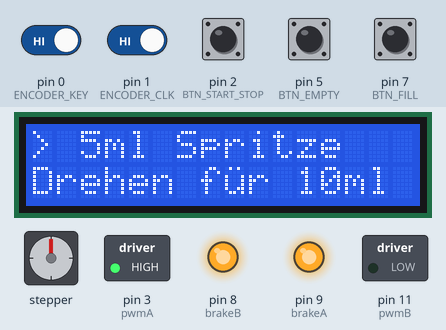
Recording of a sketch running on a simulated Arduino Leonardo, built with avr-gcc and run on an emulated ATmega32U4. On the bench: 16×2 character LCD, stepper motor, switched loads named in the sketch (green lamp = pin HIGH), output pins drawn as LEDs (lit = HIGH). Inputs (shaded band) come from the test bench; at power-on: pin 0 (ENCODER_KEY), pin 1 (ENCODER_CLK), pin 2 (BTN_START_STOP), pin 5 (BTN_EMPTY), pin 7 (BTN_FILL) HIGH. Stepper angles assume 200 steps per turn.

Above: at 2.5 s.
2.6 s: pin 0 (ENCODER_KEY) driven LOW
At 4.7 s:
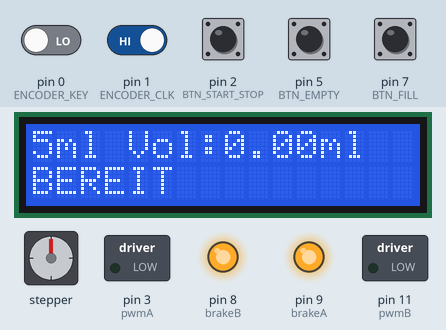
5.4 s: pin 7 (BTN_FILL) pulled LOW for 0.15 s
At 5.91 s:
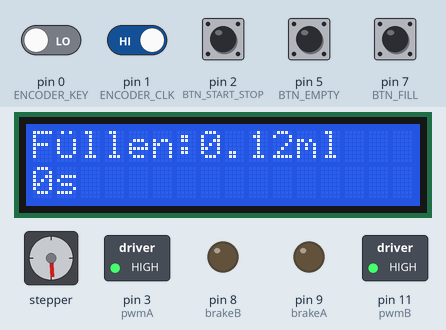
6.1 s: pin 2 (BTN_START_STOP) pulled LOW for 0.15 s
At 7.8 s:
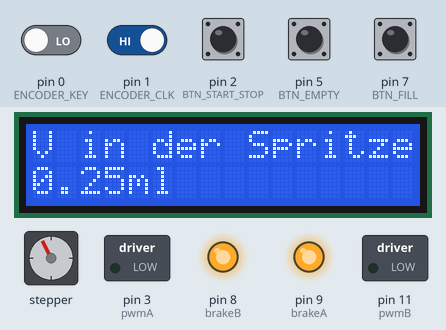
8.6 s: pin 5 (BTN_EMPTY) pulled LOW for 0.15 s
At 9.7 s:
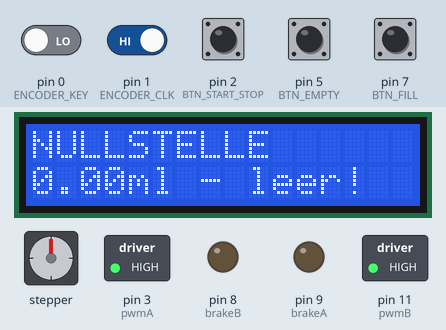
11.7 s: pin 7 (BTN_FILL) pulled LOW for 1 s
At 13.12 s:
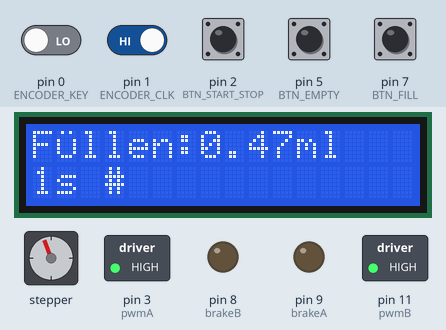
13.3 s: pin 2 (BTN_START_STOP) pulled LOW for 1 s
At 14.0 s:
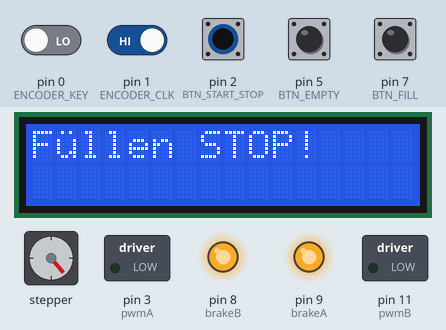
Timing chart, 0 to 16.3 s (numbered marks = the images above; inputs shaded):
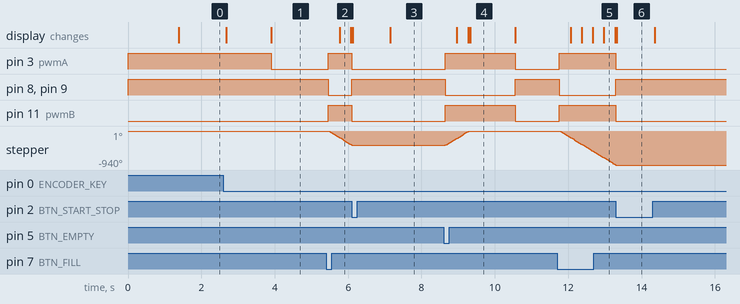

Measured:
- after the input at 2.6 s, pin 3 (pwmA): HIGH → LOW after 1.3 s instead of 0.76 s; the display: first changes after 0.08 s (image 1 shows a later state)
- after the input at 5.4 s, pin 3 (pwmA), pin 11 (pwmB): LOW → HIGH after 0.05 s; pin 8 (brakeB), pin 9 (brakeA): HIGH → LOW after 0.05 s; stepper: turns 380° counter-clockwise in 0.63 s, starting after 0.05 s; the display: changes after 0.37 s (image 2)
- after the input at 6.1 s, pin 3 (pwmA), pin 11 (pwmB): HIGH → LOW at once; pin 8 (brakeB), pin 9 (brakeA): LOW → HIGH at once; the display: first changes at once (image 3 shows a later state)
- after the input at 8.6 s, pin 3 (pwmA), pin 11 (pwmB): LOW → HIGH after 0.05 s, → LOW 1.9 s later; pin 8 (brakeB), pin 9 (brakeA): HIGH → LOW after 0.05 s, → HIGH 1.9 s later; stepper: turns 387° clockwise in 0.66 s, starting after 0.05 s; the display: first changes after 0.37 s (image 4 shows a later state)
- after the input at 11.7 s, pin 3 (pwmA), pin 11 (pwmB): LOW → HIGH after 0.05 s; pin 8 (brakeB), pin 9 (brakeA): HIGH → LOW after 0.05 s; stepper: keeps turning counter-clockwise at about 607°/s, starting after 0.05 s; the display: first changes after 0.37 s (image 5 shows a later state)
- after the input at 13.3 s, pin 3 (pwmA), pin 11 (pwmB): HIGH → LOW at once; pin 8 (brakeB), pin 9 (brakeA): LOW → HIGH at once; stepper: goes on until 13.3 s, then stays -940°; the display: changes at once (image 6)
- what the display in image 4 shows lasts 1.3 s, from 9.3 s to 10.6 s

The sketch:

Spritzenpumpe_10ml_5ml_RotaryEncoder.ino
```cpp
/*
 * Open Source Spritzenpumpe - V1.2.1 (Stop-Button Fix)
 * - Verbessertes Debouncing für Stop-Button
 * - Saubere Interrupt-Behandlung
 * - Robustere Zustandsübergänge
 *
 * Hardware:
 * Arduino Leonardo + Motor Shield Rev3 (L298P) + I2C LCD + 3 Buttons + Rotary Encoder
 * NEMA17 17HS08-1004S (3V/1A) – Achtung: L298P hat keine Stromregelung
 */

#include <Wire.h>
#include <LiquidCrystal_I2C.h>
#include <Stepper.h>

// ----------------- Hier sind alle Motor Shield Rev3 Pins (Anschlüsse) -----------------
#define pwmA   3
#define pwmB  11
#define brakeA 9
#define brakeB 8
#define dirA  12
#define dirB  13

// ----------------- Die drei Taster wo ich angeschlossen habe -----------------
#define BTN_START_STOP 2    // Stop/Start Button
#define BTN_FILL       7    // Füllen Button
#define BTN_EMPTY      5    // Entleeren Button

// ----------------- Rotary Encoder Pins für Menü Auswahl -----------------
#define ENCODER_KEY 0       // Drück-Button - Pin 0 (RX)
#define ENCODER_CLK 1       // S1 (CLK) - Pin 1 (TX)
#define ENCODER_DT  6       // S2 (DT) - Pin 6

// ----------------- Motor Einstellung -----------------
const int stepsPerRevolution = 200;
Stepper myStepper = Stepper(stepsPerRevolution, dirA, dirB);

// ----------------- LCD Display -----------------
LiquidCrystal_I2C lcd(0x27, 16, 2);

// ----------------- Deutsche Umlaute selbst gemacht weil LCD sie nicht kann -----------------
byte umlaut_ue[8] = {0x0A,0x00,0x11,0x11,0x11,0x13,0x0D,0x00}; // ü
byte umlaut_ae[8] = {0x0A,0x00,0x0E,0x01,0x0F,0x11,0x0F,0x00}; // ä
byte umlaut_oe[8] = {0x0A,0x00,0x0E,0x11,0x11,0x11,0x0E,0x00}; // ö
byte umlaut_UE[8] = {0x0A,0x00,0x11,0x11,0x11,0x11,0x0E,0x00}; // Ü
byte umlaut_AE[8] = {0x0A,0x00,0x0E,0x11,0x1F,0x11,0x11,0x00}; // Ä
byte umlaut_OE[8] = {0x0A,0x00,0x0E,0x11,0x11,0x11,0x0E,0x00}; // Ö

#define CHAR_UE_KLEIN 0
#define CHAR_AE_KLEIN 1
#define CHAR_OE_KLEIN 2
#define CHAR_UE_GROSS 3
#define CHAR_AE_GROSS 4
#define CHAR_OE_GROSS 5

// ----------------- Menü System für Spritzenauswahl -----------------
enum MenuState {
  MENU_SELECT,
  PUMP_OPERATION
};

MenuState currentMenuState = MENU_SELECT;
int menuSelection = 0;
bool menuNeedsUpdate = true;

// ----------------- verschiedene Zustände vom System -----------------
bool motorRunning = false;
bool motorStopped = false;

// ----------------- Button-Entprellung für stabile Funktion -----------------
// Mechanische Buttons "prellen" beim Drücken mehrmals schnell
// Ohne diese Wartezeit würde ein Druck als mehrere Drücke erkannt werden
// Das führt zu ungewollten mehrfach-Ausführungen
struct ButtonState {
  bool current;
  bool previous;
  bool pressed;
  unsigned long lastChangeTime;
  unsigned long debounceTime;
};

ButtonState stopStartBtn;
ButtonState fillBtn;
ButtonState emptyBtn;

int motorSpeed = 120; // Geschwindigkeit in rpm, nicht zu schnell sonst verliert Schritte

// ----------------- Encoder für Menü Navigation -----------------
bool lastEncoderKeyState = HIGH;
bool lastCLKState = HIGH;
unsigned long lastEncoderTime = 0;
const unsigned long encoderDebounce = 300;

// ----------------- Spritzeneinstellungen für beide Größen -----------------
struct SyringeConfig {
  int stepSize;
  float stepsPerML;
  int minSteps;
  float targetVolume;
  String displayName;
};

SyringeConfig syringeConfigs[2] = {
  {4250, 850.0, -4250, 5.0,  "5ml"},
  {5900, 590.0, -5900, 10.0, "10ml"}
};

SyringeConfig currentConfig;

int totalSteps = 0;

// ----------------- Zeit messen für Operationen -----------------
unsigned long operationStartTime = 0;
unsigned long operationDuration  = 0;
bool operationInProgress = false;

// ----------------- Motor wird heiß Fix -----------------
static unsigned long lastMoveMs = 0;
const unsigned long IDLE_RELEASE_MS = 2000; // nach 2 Sekunden Motor freigeben

// Optional: bisschen Strom lassen statt ganz freigeben
// 0..255 Wert; 0 = komplett freigeben, ca 60-80 = bisschen halten
#define HALTESTROM_DUTY 0   // auf >0 setzen wenn Motor bisschen halten soll

// ----------------- Hilfs Funktionen -----------------
void noteActivity() { lastMoveMs = millis(); }

// Verbesserte Button-Abfrage mit robustem Debouncing
bool updateButtonState(ButtonState &btn, int pin) {
  bool currentReading = digitalRead(pin);
  unsigned long currentTime = millis();

  // Zustand geändert? -> Timer neu starten
  if (currentReading != btn.current) {
    btn.lastChangeTime = currentTime;
    btn.current = currentReading;
    return false; // Noch im Debounce-Zeitraum
  }

  // Genug Zeit vergangen seit letzter Änderung?
  if (currentTime - btn.lastChangeTime >= btn.debounceTime) {
    // Stabiler neuer Zustand -> Flanke erkennen
    if (btn.previous == HIGH && btn.current == LOW) {
      btn.pressed = true;
    } else {
      btn.pressed = false;
    }
    btn.previous = btn.current;
    return btn.pressed;
  }

  return false;
}

// Motor freigeben damit er nicht überhitzt
// Wenn Motor steht soll kein Strom fließen, sonst wird er zu heiß
void motorRelease() {
  if (HALTESTROM_DUTY == 0) {
    // komplett freigeben
    digitalWrite(pwmA, LOW);
    digitalWrite(pwmB, LOW);
    digitalWrite(brakeA, HIGH); // Bremse an
    digitalWrite(brakeB, HIGH);
  } else {
    // bisschen Strom lassen falls nötig
    digitalWrite(brakeA, LOW);
    digitalWrite(brakeB, LOW);
    analogWrite(pwmA, HALTESTROM_DUTY);
    analogWrite(pwmB, HALTESTROM_DUTY);
  }
}

// Motor anschalten bevor er sich bewegen soll
void motorEnable() {
  digitalWrite(brakeA, LOW);
  digitalWrite(brakeB, LOW);
  // volle Power geben
  if (HALTESTROM_DUTY == 0) {
    digitalWrite(pwmA, HIGH);
    digitalWrite(pwmB, HIGH);
  } else {
    analogWrite(pwmA, 255);
    analogWrite(pwmB, 255);
  }
}

// Sicherer Motor-Stop für Notfälle
void emergencyMotorStop() {
  motorRunning = false;
  operationInProgress = false;
  motorStopped = true;
  motorRelease();

  if (operationStartTime > 0) {
    operationDuration = (millis() - operationStartTime) / 1000;
  }

  // kurze Pause für Hardware-Stabilisierung
  delay(10);
}

// ----------------- Setup läuft einmal beim Start -----------------
void setup() {
  pinMode(pwmA, OUTPUT);
  pinMode(pwmB, OUTPUT);
  pinMode(brakeA, OUTPUT);
  pinMode(brakeB, OUTPUT);

  // am Anfang Motor freigeben
  motorRelease();

  pinMode(BTN_START_STOP, INPUT_PULLUP);
  pinMode(BTN_FILL,       INPUT_PULLUP);
  pinMode(BTN_EMPTY,      INPUT_PULLUP);

  pinMode(ENCODER_KEY, INPUT_PULLUP);
  pinMode(ENCODER_CLK, INPUT_PULLUP);
  pinMode(ENCODER_DT,  INPUT_PULLUP);

  lastCLKState = digitalRead(ENCODER_CLK);

  myStepper.setSpeed(motorSpeed);

  Wire.begin();
  lcd.init();
  lcd.backlight();

  lcd.createChar(CHAR_UE_KLEIN, umlaut_ue);
  lcd.createChar(CHAR_AE_KLEIN, umlaut_ae);
  lcd.createChar(CHAR_OE_KLEIN, umlaut_oe);
  lcd.createChar(CHAR_UE_GROSS, umlaut_UE);
  lcd.createChar(CHAR_AE_GROSS, umlaut_AE);
  lcd.createChar(CHAR_OE_GROSS, umlaut_OE);

  lcd.setCursor(0, 0);
  lcd.print("OSPumpe V1.2.1");
  lcd.setCursor(0, 1);
  lcd.print("HFMTS");
  delay(1200);

  currentMenuState = MENU_SELECT;
  updateMenuDisplay();
  noteActivity();

  // Button-Zustände initialisieren
  stopStartBtn.current = digitalRead(BTN_START_STOP);
  stopStartBtn.previous = stopStartBtn.current;
  stopStartBtn.pressed = false;
  stopStartBtn.lastChangeTime = 0;
  stopStartBtn.debounceTime = 50;

  fillBtn.current = digitalRead(BTN_FILL);
  fillBtn.previous = fillBtn.current;
  fillBtn.pressed = false;
  fillBtn.lastChangeTime = 0;
  fillBtn.debounceTime = 50;

  emptyBtn.current = digitalRead(BTN_EMPTY);
  emptyBtn.previous = emptyBtn.current;
  emptyBtn.pressed = false;
  emptyBtn.lastChangeTime = 0;
  emptyBtn.debounceTime = 50;
}

// ----------------- Main Loop läuft immer und immer -----------------
void loop() {
  if (currentMenuState == MENU_SELECT) {
    handleMenuInput();
    if (menuNeedsUpdate) {
      updateMenuDisplay();
      menuNeedsUpdate = false;
    }
  } else {
    handlePumpOperation();
  }

  // wenn nichts passiert nach 2 Sekunden Motor freigeben
  if (!motorRunning && !operationInProgress) {
    if (millis() - lastMoveMs > IDLE_RELEASE_MS) {
      motorRelease();
    }
  }

  delay(5); // schnellere Reaktionszeit
}

// ----------------- Menü Navigation mit Encoder -----------------
void handleMenuInput() {
  bool currentCLKState = digitalRead(ENCODER_CLK);
  if (currentCLKState != lastCLKState && (millis() - lastEncoderTime) > 100) {
    if (digitalRead(ENCODER_DT) != currentCLKState) {
      menuSelection = 1;
    } else {
      menuSelection = 0;
    }
    menuNeedsUpdate = true;
    lastEncoderTime = millis();
  }
  lastCLKState = currentCLKState;

  bool currentEncoderKeyState = digitalRead(ENCODER_KEY);
  if (currentEncoderKeyState == LOW && lastEncoderKeyState == HIGH) {
    delay(50);
    updateSyringeConfig();
    currentMenuState = PUMP_OPERATION;

    lcd.clear();
    lcd.setCursor(0, 0);
    lcd.print("Ausgew");
    lcd.write(CHAR_AE_KLEIN);
    lcd.print("hlt:");
    lcd.setCursor(0, 1);
    lcd.print(currentConfig.displayName + " Spritze");
    delay(1200);

    updatePumpDisplay();
  }
  lastEncoderKeyState = currentEncoderKeyState;
}

void updateMenuDisplay() {
  lcd.clear();
  if (menuSelection == 0) {
    lcd.setCursor(0, 0);
    lcd.print("> 5ml Spritze");
    lcd.setCursor(0, 1);
    lcd.print("Drehen f");
    lcd.write(CHAR_UE_KLEIN);
    lcd.print("r 10ml");
  } else {
    lcd.setCursor(0, 0);
    lcd.print("> 10ml Spritze");
    lcd.setCursor(0, 1);
    lcd.print("Drehen f");
    lcd.write(CHAR_UE_KLEIN);
    lcd.print("r 5ml");
  }
}

void updateSyringeConfig() {
  currentConfig = syringeConfigs[menuSelection];
  totalSteps = 0;
}

// ----------------- Hier wird alles mit den Buttons gemacht -----------------
void handlePumpOperation() {
  bool currentEncoderKeyState = digitalRead(ENCODER_KEY);
  if (currentEncoderKeyState == LOW && lastEncoderKeyState == HIGH) {
    if (!motorRunning && !operationInProgress) {
      currentMenuState = MENU_SELECT;
      menuNeedsUpdate = true;

      lcd.clear();
      lcd.setCursor(0, 0);
      lcd.print("Zur");
      lcd.write(CHAR_UE_KLEIN);
      lcd.print("ck zu");
      lcd.setCursor(0, 1);
      lcd.print("Men");
      lcd.write(CHAR_UE_KLEIN);
      lcd.print("...");
      delay(800);

      updateMenuDisplay();
    }
    delay(200);
  }
  lastEncoderKeyState = currentEncoderKeyState;

  // Verbesserte Button-Behandlung
  bool stopPressed = updateButtonState(stopStartBtn, BTN_START_STOP);
  bool fillPressed = updateButtonState(fillBtn, BTN_FILL);
  bool emptyPressed = updateButtonState(emptyBtn, BTN_EMPTY);

  // Stop/Start Button (höchste Priorität)
  if (stopPressed) {
    if (motorRunning || operationInProgress) {
      // sofortiger Stop
      emergencyMotorStop();

      lcd.clear();
      lcd.setCursor(0, 0);
      lcd.print("GESTOPPT!");
      lcd.setCursor(0, 1);
      lcd.print("Dauer: ");
      lcd.print(operationDuration);
      lcd.print("s");
      delay(1500);

      updatePumpDisplay();
    } else {
      // Start
      motorRunning = true;
      motorStopped = false;
      operationStartTime = millis();
      operationInProgress = true;
      motorEnable();
      noteActivity();

      lcd.clear();
      lcd.setCursor(0, 0);
      lcd.print("GESTARTET!");
      delay(500);
    }
  }

  // Fill Button
  if (fillPressed && !motorRunning && !operationInProgress) {
    if (totalSteps <= currentConfig.minSteps) {
      lcd.clear();
      lcd.setCursor(0, 0);
      lcd.print("MAX erreicht");
      lcd.setCursor(0, 1);
      lcd.print(currentConfig.displayName + " - voll!");
      delay(1200);
      updatePumpDisplay();
    } else {
      performFillOperation();
    }
  }

  // Empty Button
  if (emptyPressed && !motorRunning && !operationInProgress) {
    if (totalSteps >= 0) {
      lcd.clear();
      lcd.setCursor(0, 0);
      lcd.print("NULLSTELLE");
      lcd.setCursor(0, 1);
      lcd.print("0.00ml - leer!");
      delay(1200);
      updatePumpDisplay();
    } else {
      performEmptyOperation();
    }
  }

  // Motor-Betrieb
  if (motorRunning) {
    motorEnable();
    myStepper.step(1);
    noteActivity();

    static unsigned long lastDisplayUpdate = 0;
    if (millis() - lastDisplayUpdate > 500) {
      updatePumpDisplay();
      lastDisplayUpdate = millis();
    }
  }
}

void performFillOperation() {
  motorRunning = false;
  motorStopped = false;
  operationInProgress = true;
  operationStartTime = millis();

  motorEnable();

  for (int i = 0; i < currentConfig.stepSize; i++) {
    // schauen ob schon voll ist
    if (totalSteps - i <= currentConfig.minSteps) {
      motorStopped = true;
      operationDuration = (millis() - operationStartTime) / 1000;
      operationInProgress = false;
      totalSteps -= i;

      lcd.clear();
      lcd.setCursor(0, 0);
      lcd.print("MAX erreicht");
      lcd.setCursor(0, 1);
      lcd.print(currentConfig.displayName + " - voll!");
      delay(1200);
      break;
    }

    // Stop Button gedrückt?
    if (digitalRead(BTN_START_STOP) == LOW) {
      totalSteps -= i;
      emergencyMotorStop();

      lcd.clear();
      lcd.setCursor(0, 0);
      lcd.print("F");
      lcd.write(CHAR_UE_KLEIN);
      lcd.print("llen STOP!");
      delay(1000);
      break;
    }

    // einen Schritt rückwärts (füllen)
    myStepper.step(-1);
    noteActivity();

    if (i % 100 == 0) {
      float currentVol = abs((float)(totalSteps - i) / currentConfig.stepsPerML);
      unsigned long currentTime = (millis() - operationStartTime) / 1000;

      lcd.clear();
      lcd.setCursor(0, 0);
      lcd.print("F");
      lcd.write(CHAR_UE_GROSS);
      lcd.print("llen:");
      lcd.print(currentVol, 2);
      lcd.print("ml");

      lcd.setCursor(0, 1);
      lcd.print(currentTime);
      lcd.print("s ");

      int currentHashes = (int)((currentVol / currentConfig.targetVolume) * 13.0);
      if (currentHashes > 13) currentHashes = 13;
      for (int h = 0; h < currentHashes; h++) lcd.print("#");
    }
  }

  if (!motorStopped) {
    totalSteps -= currentConfig.stepSize;
    operationDuration = (millis() - operationStartTime) / 1000;
    operationInProgress = false;
  }

  updatePumpDisplay();
  motorRelease(); // Motor freigeben nach Operation
  noteActivity(); // Timer zurücksetzen
  delay(80);
}

void performEmptyOperation() {
  motorRunning = false;
  motorStopped = false;
  operationInProgress = true;
  operationStartTime = millis();

  motorEnable();

  for (int i = 0; i < currentConfig.stepSize; i++) {
    // schauen ob schon leer ist
    if (totalSteps + i >= 0) {
      motorStopped = true;
      operationDuration = (millis() - operationStartTime) / 1000;
      operationInProgress = false;
      totalSteps += i;

      lcd.clear();
      lcd.setCursor(0, 0);
      lcd.print("NULLSTELLE");
      lcd.setCursor(0, 1);
      lcd.print("0.00ml - leer!");
      delay(1200);
      break;
    }

    // Stop Button gedrückt?
    if (digitalRead(BTN_START_STOP) == LOW) {
      motorStopped = true;
      operationDuration = (millis() - operationStartTime) / 1000;
      operationInProgress = false;
      totalSteps += i;
      motorRelease();
      delay(150);
      break;
    }

    // einen Schritt vorwärts (leeren)
    myStepper.step(1);
    noteActivity();

    if (i % 100 == 0) {
      float currentVol = abs((float)(totalSteps + i) / currentConfig.stepsPerML);
      unsigned long currentTime = (millis() - operationStartTime) / 1000;

      lcd.clear();
      lcd.setCursor(0, 0);
      lcd.print("Leeren:");
      lcd.print(currentVol, 2);
      lcd.print("ml");

      lcd.setCursor(0, 1);
      lcd.print(currentTime);
      lcd.print("s ");

      int currentHashes = (int)((currentVol / currentConfig.targetVolume) * 13.0);
      if (currentHashes > 13) currentHashes = 13;
      if (currentHashes < 0)  currentHashes = 0;
      for (int h = 0; h < currentHashes; h++) lcd.print("#");
    }
  }

  if (!motorStopped) {
    totalSteps += currentConfig.stepSize;
    operationDuration = (millis() - operationStartTime) / 1000;
    operationInProgress = false;
  }

  updatePumpDisplay();
  motorRelease(); // Motor freigeben nach Operation
  noteActivity(); // Timer zurücksetzen
  delay(80);
}

// ----------------- Display Anzeige updaten -----------------
void updatePumpDisplay() {
  lcd.clear();
  float currentVol = abs((float)totalSteps / currentConfig.stepsPerML);

  if (motorStopped) {
    lcd.setCursor(0, 0);
    lcd.print("V in der Spritze:");
    lcd.setCursor(0, 1);
    lcd.print(currentVol, 2);
    lcd.print("ml");
    return;
  }

  lcd.setCursor(0, 0);
  lcd.print(currentConfig.displayName + " Vol:");
  lcd.print(currentVol, 2);
  lcd.print("ml");

  lcd.setCursor(0, 1);
  if (motorRunning) {
    lcd.print("LAUFEND");
  } else {
    lcd.print("BEREIT");
  }
}
```
